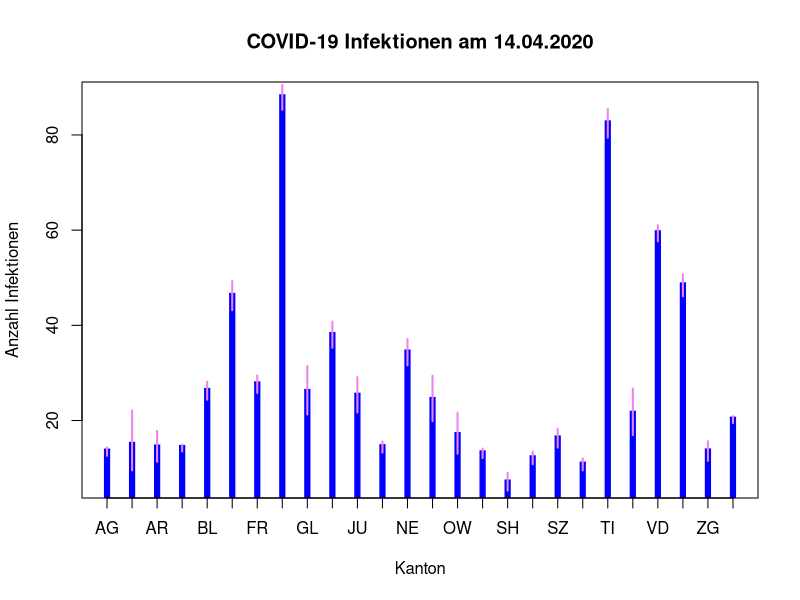
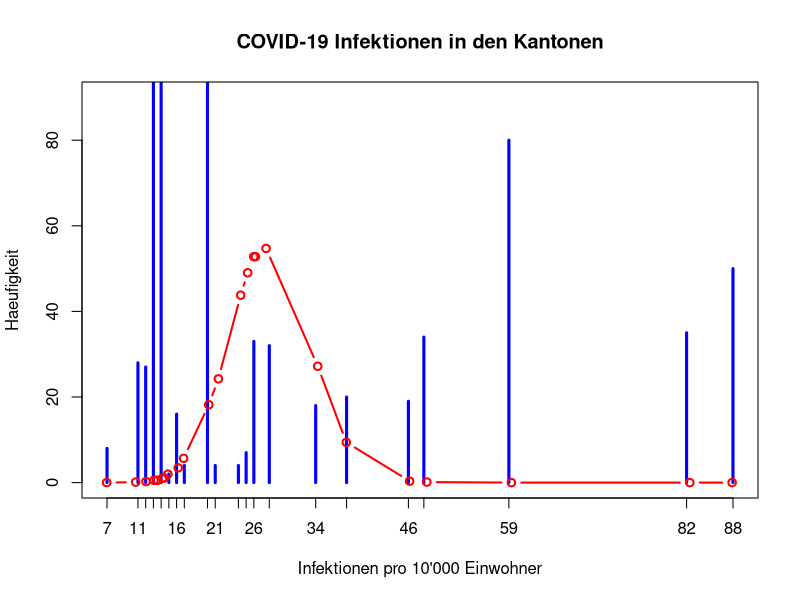

These figures' R source, in order:
## ---- chunk 1

df<-data.frame(
  kanton=c("AG","AI","AR","BE","BL","BS","FR","GE","GL","GR","JU","LU","NE","NW","OW","SG","SH","SO","SZ","TG","TI","UR","VD","VS","ZG","ZH"),
  inf_1404=c(912,24,79,1470,755,899,879,4390,105,753,185,589,606,105,64,664,57,329,258,296,2912,78,4741,1664,171,3067),
  inf_1604=c(943,24,79,1515,781,917,907,4565,106,764,189,599,616,107,66,694,60,329,265,308,2953,78,4844,1707,171,3151),
  einw10k=c(67.8207,1.6145,5.5234,103.4977,28.8132,19.4766,31.8714,49.948,4.0403,19.8379,7.3419,40.9557,17.685,4.3223,3.7841,50.7697,8.1991,27.3194,15.9165,27.6472,35.3343,3.6433,79.9145,34.3955,12.6837,152.0968)
)

## ---- chunk 2
i1404_10k <- df$inf_1404 / df$einw10k

VI <- matrix(NA, nrow = nrow(df), ncol = 2)

for(i in 1:nrow(df)){
  pt <- poisson.test(x = df$inf_1404[i], T = df$einw10k[i])
  VI[i,] <- pt$conf.int
}

plot(i1404_10k,
     main = "COVID-19 Infektionen am 14.04.2020",
     xlab = "Kanton", ylab = "Anzahl Infektionen",
     type = "h", lwd = 6, col = "blue", lend = 2, xaxt = "n")
axis(1, at = 1:length(i1404_10k), labels = df$kanton)
segments(1:nrow(df), VI[,1], 1:nrow(df), VI[,2], col = "violet", lwd = 2)
## ---- chunk 3
mu <- mean(i1404_10k) # lambda: mittlere Anzahl per 10'000
## ---- chunk 4
n <- sum(i1404_10k)   # n: totale Anzahl Infektionen / pro 10'000
yModel <- n * dpois(sort(round(i1404_10k)), lambda = mu)
plot(table(rep(round(i1404_10k), round(df$einw10k))),
     main = "COVID-19 Infektionen in den Kantonen",
     xlab = "Infektionen pro 10'000 Einwohner",
     ylab = "Haeufigkeit", ylim = c(0, 90),
     col = "blue", type = "h", lwd = 3)
lines(sort(i1404_10k), yModel, type="b", lwd=2, col="red")
## ---- chunk 5
# Infektionen / 10'000 Einwohnern
# Waadt am 14.04.2020:
as.character(df$kanton[23])
i1404_10k[23]
## ---- chunk 6
poisson.test(x = round(i1404_10k[23]), r = mu, conf.level = 0.95)
## ---- chunk 7
library(boot)
## Bootstrap-Vertrauensintervall für die Dispersion
f.disp <- function(x, ind){
  ## x   = ursprünglicher Beobachtungsvektor
  ## ind = Beobachtungsnummer für die Bootstrap-Stichprobe
  xx <-x[ind]       # erzeugen der Bootstrap-Stichprobe
  var(xx)/ mean(xx) # Berechnet die Dispersion für die Bootstrap-Stichprobe
}

set.seed(seed=123)
inf.boot2 <- boot(i1404_10k, f.disp, R=999, stype="i")
boot.ci(inf.boot2, conf=0.95, type="perc")
## ---- chunk 8
chisq.test(i1404_10k)
